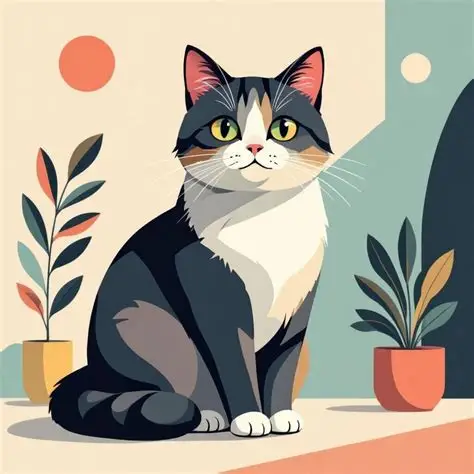
#> input picture IA2/gato.jpg, 474 x 474 px
$ python animal.py
#> lines starting #> are read from the running program, lines starting #| are printed output that depends on the picture
# -*- coding: utf-8 -*-
"""
Created on Tue Sep  1 07:50:27 2026

@author: zaldi
"""

import cv2
import numpy as np
import random
import matplotlib.pyplot as plt

# ==========================================
# 1. Funciones de Ruido
# ==========================================
def sp_noise(image, prob=0.05):
    """Agrega ruido de sal y pimienta."""
    output = np.zeros(image.shape, np.uint8)
    thres = 1 - prob
    for i in range(image.shape[0]):
        for j in range(image.shape[1]):
            rdn = random.random()
            if rdn < prob:
                output[i, j] = 0
            elif rdn > thres:
                output[i, j] = 255
            else:
                output[i, j] = image[i, j]
    return output

# ==========================================
# 2. Cargar imagen y obtener dimensiones
# ==========================================
# Se lee la imagen en escala de grises
img = cv2.imread('gato.jpg', 0)
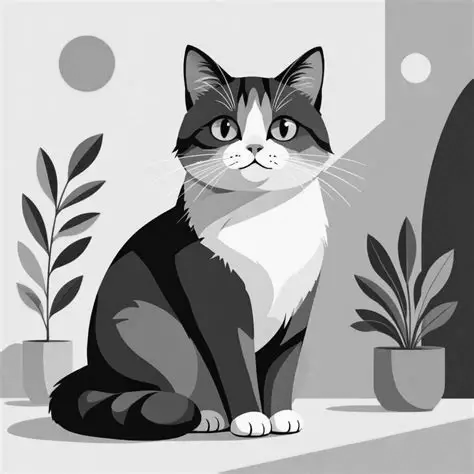
#> img: shape (474, 474); min 0, max 255, mean 164.3

if img is None:
    raise FileNotFoundError("No se encontró la imagen 'gato.jpg'. Asegúrate de que la ruta sea correcta.")

alto, ancho = img.shape
#> alto = 474; ancho = 474
mitad_alto = alto // 2
#> mitad_alto = 237
mitad_ancho = ancho // 2
#> mitad_ancho = 237

# ==========================================
# 3. Dividir en 4 cuadrantes y aplicar filtros
# ==========================================

# --- Cuadrante 1 (Superior Izquierdo): Ruido Sal/Pimienta + Filtro Gaussiano (Media de Gauss) ---
c1 = img[0:mitad_alto, 0:mitad_ancho]
c1_ruido = sp_noise(c1, prob=0.03)
#> after the loop in sp_noise, `for i in range(image.shape[0]):`:
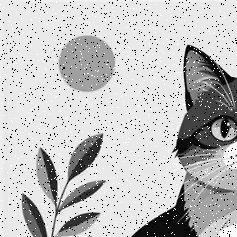
#> output: shape (237, 237); min 0, max 255, mean 193.1
cuadrante1 = cv2.GaussianBlur(c1_ruido, (5, 5), 0)

# --- Cuadrante 2 (Superior Derecho): Filtro Blur (Promedio/Media) ---
c2 = img[0:mitad_alto, mitad_ancho:ancho]
cuadrante2 = cv2.blur(c2, (5, 5))
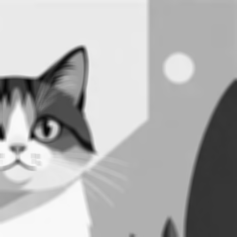
#> cuadrante2: shape (237, 237); min 6, max 251, mean 176.8

# --- Cuadrante 3 (Inferior Izquierdo): Filtro Pasa Altas (Detección de bordes) ---
c3 = img[mitad_alto:alto, 0:mitad_ancho]
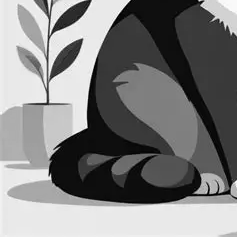
#> c3: shape (237, 237); min 0, max 255, mean 127.9
kernel_pasa_altas = np.array([[-1, -1, -1],
                              [-1,  8, -1],
                              [-1, -1, -1]])
cuadrante3 = cv2.filter2D(src=c3, ddepth=-1, kernel=kernel_pasa_altas)
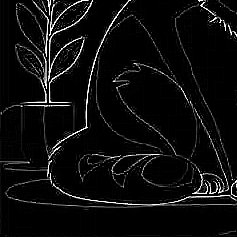
#> cuadrante3: shape (237, 237); min 0, max 255, mean 13.2

# --- Cuadrante 4 (Inferior Derecho): Ruido Sal/Pimienta + Filtro Gaussiano (Media de Gauss) ---
c4 = img[mitad_alto:alto, mitad_ancho:ancho]
c4_ruido = sp_noise(c4, prob=0.03)
#> call 2 of sp_noise, with prob = 0.03
#> after the loop in sp_noise (call 2), `for i in range(image.shape[0]):`:
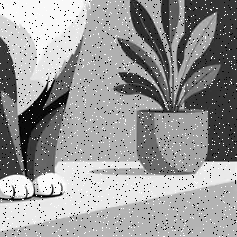
#> output: shape (237, 237); min 0, max 255, mean 153.4
cuadrante4 = cv2.GaussianBlur(c4_ruido, (5, 5), 0)
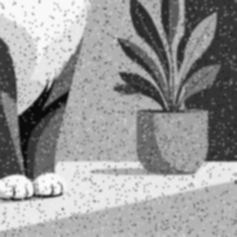
#> cuadrante4: shape (237, 237); min 8, max 252, mean 153.4

# ==========================================
# 4. Mostrar en un Subplot (2x2)
# ==========================================
plt.figure(figsize=(10, 8))

# Cuadrante 1
ax1 = plt.subplot(2, 2, 1)
ax1.imshow(cuadrante1, cmap="gray")
ax1.set_title("C1: Sal y Pimienta + Gauss")
ax1.axis('off')

# Cuadrante 2
ax2 = plt.subplot(2, 2, 2)
ax2.imshow(cuadrante2, cmap="gray")
ax2.set_title("C2: Filtro Blur")
ax2.axis('off')

# Cuadrante 3
ax3 = plt.subplot(2, 2, 3)
ax3.imshow(cuadrante3, cmap="gray")
ax3.set_title("C3: Filtro Pasa Altas")
ax3.axis('off')

# Cuadrante 4
ax4 = plt.subplot(2, 2, 4)
ax4.imshow(cuadrante4, cmap="gray")
ax4.set_title("C4: Sal y Pimienta + Gauss")
ax4.axis('off')

plt.tight_layout()
plt.show()
